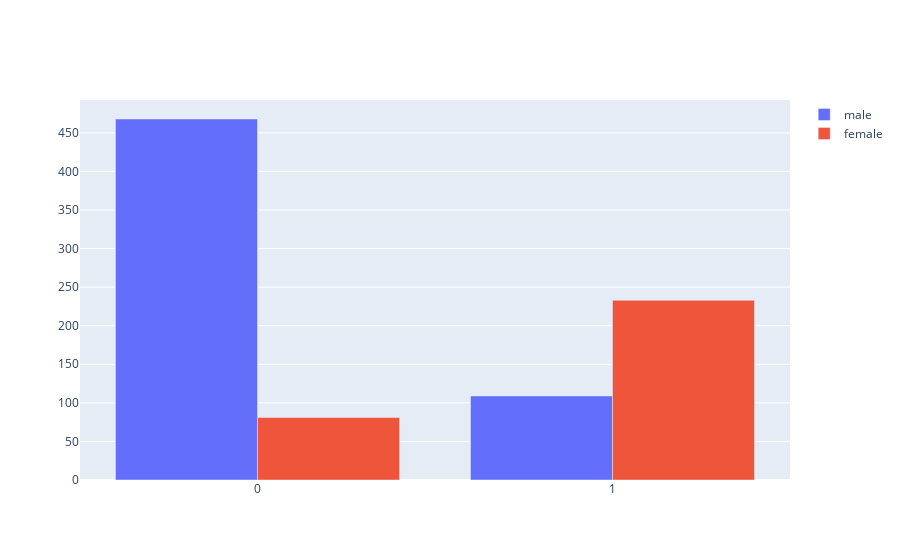

The cell this chart's notebook holds for it:
### Code cell
fig = go.Figure(data = wow)
# Change the bar mode
fig.update_layout(barmode='group')
#     fig.show()
#     fig.go.Bar(name = 'female', x = np.array(dic['female'])[: , 0] , y = np.array(dic['female'])[: , 1] )
fig.show()

### Figure 1 — Plotly figure (JSON) as saved in the notebook; plotly's stock layout.template omitted (floating-point values rounded to 4 significant figures)
{"data": [{"name": "male", "type": "bar", "x": [0, 1], "y": [468, 109]}, {"name": "female", "type": "bar", "x": [0, 1], "y": [81, 233]}], "layout": {"barmode": "group"}}
